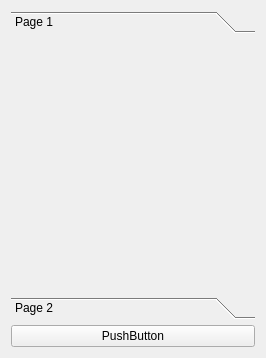
<?xml version="1.0" encoding="UTF-8"?>
<ui version="4.0">
 <class>SlideTwo</class>
 <widget class="QWidget" name="SlideTwo">
  <property name="geometry">
   <rect>
    <x>0</x>
    <y>0</y>
    <width>266</width>
    <height>358</height>
   </rect>
  </property>
  <property name="windowTitle">
   <string>Form</string>
  </property>
  <layout class="QGridLayout" name="gridLayout">
   <item row="0" column="0">
    <widget class="QToolBox" name="toolBox">
     <property name="currentIndex">
      <number>0</number>
     </property>
     <widget class="QWidget" name="page">
      <property name="geometry">
       <rect>
        <x>0</x>
        <y>0</y>
        <width>248</width>
        <height>253</height>
       </rect>
      </property>
      <attribute name="label">
       <string>Page 1</string>
      </attribute>
     </widget>
     <widget class="QWidget" name="page_2">
      <property name="geometry">
       <rect>
        <x>0</x>
        <y>0</y>
        <width>96</width>
        <height>26</height>
       </rect>
      </property>
      <attribute name="label">
       <string>Page 2</string>
      </attribute>
     </widget>
    </widget>
   </item>
   <item row="1" column="0">
    <widget class="QPushButton" name="pushButton">
     <property name="text">
      <string>PushButton</string>
     </property>
    </widget>
   </item>
  </layout>
 </widget>
 <resources/>
 <connections/>
</ui>
